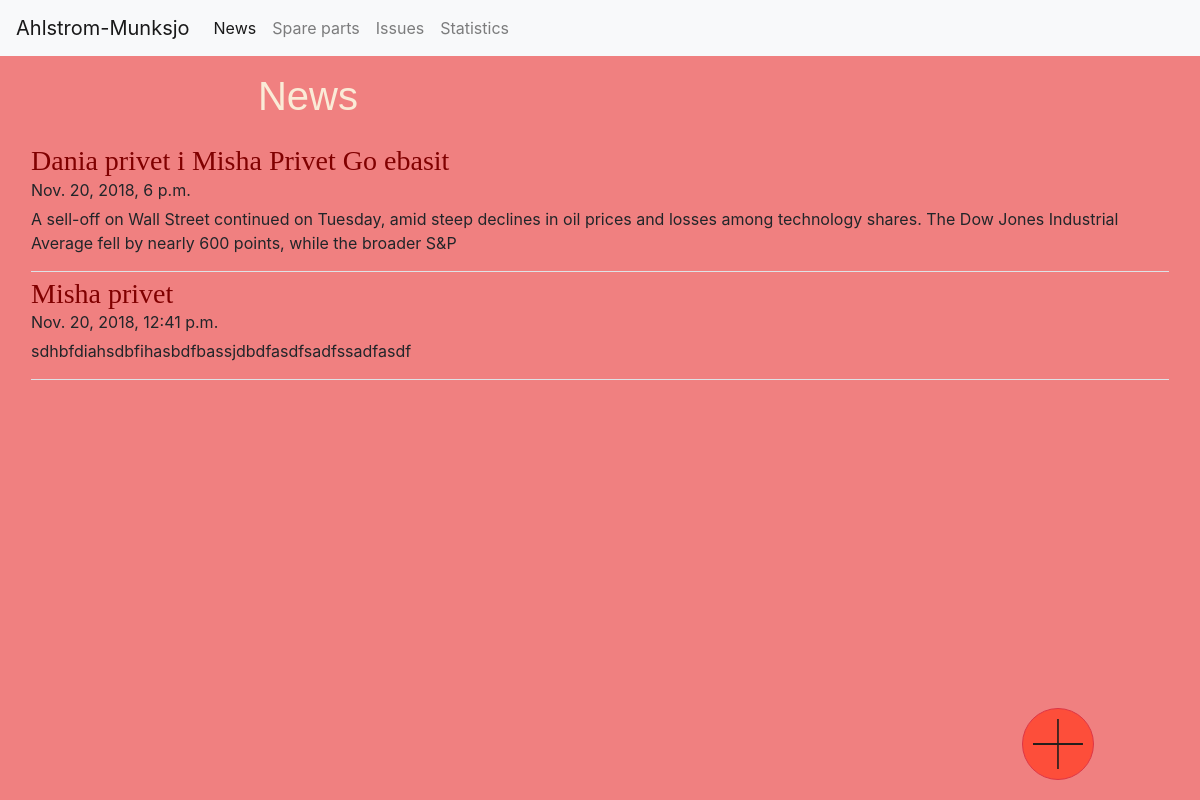
The app's page /, older data.
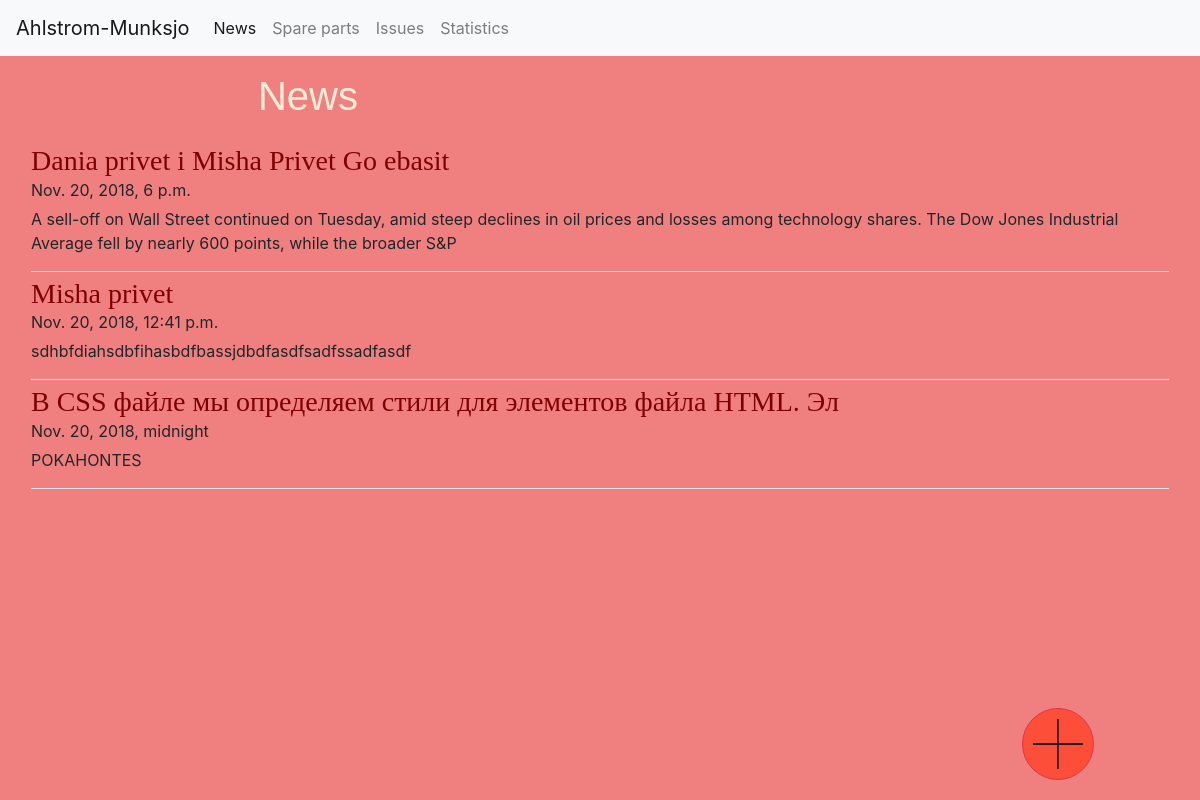
The same page, newer data.
### AHLSROM/models.py (models this page shows)
class News(models.Model):
    id = models.AutoField(primary_key=True)
    text = models.CharField(max_length=200)
    dateTime = models.DateTimeField()
    topic = models.CharField(max_length=60)

### AHLSROM/views.py (the view)
# urls.py: url(r'^$', views.news, name='news'),
def news(request):
    news_list=News.objects.order_by('-dateTime')
    context = {'news_list': news_list}
    return render(request, 'index.html', context)

### templates/index.html
{% extends 'base.html' %}
{% block content %}
    <h1>News</h1>
    <div class="container w-100 p-3">
        {% if news_list %}
            {% for news in news_list %}
                <div class="row border-bottom" style="margin-bottom: 5px;">
                    <div class="flex-row w-100">
                        <div class="col" id="col_news" align="left">
                            <h3 style="margin-bottom: 0px;">{{ news.topic }}</h3>
                        </div>
                    </div>
                    <div class="flex-row w-100">
                        <div class="col" id="col_news_time" align="left">
                            <p color="grey" style="margin-bottom: 5px;">{{ news.dateTime }}</p>
                        </div>
                    </div>
                    <div class="flex-row w-100">
                        <p>{{ news.text }}</p>
                    </div>
                </div>
            {% endfor %}
        {% else %}
            <div class="row w-100 p-3">
                <div align="middle" class="col-5">
                    <p>No news are available.</p>
                </div>
            </div>
        {% endif %}
    </div>
    <div class="row justify-content-md-center button_right_fix fixed-bottom">
        <button type="button" align="center" class= "btn button1 btn-lg btn-outline-danger"><img width="50px" height="50px" src="static/rwanda-plus-icon.png"></button>
    </div>
{% endblock %}

Row changes from the older to the newer data that the page shows:
added News: topic "В CSS файле мы определяем стили для элементов файла HTML. Эл", dateTime "Nov. 20, 2018, midnight", text "POKAHONTES"
